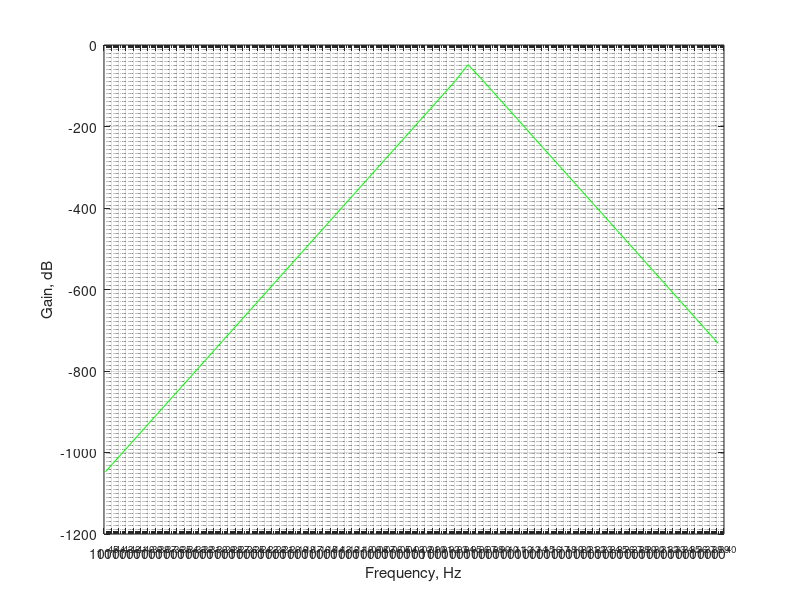

Here is the MATLAB script that generated this plot: (Note: this script raises an error after producing the figure.)
%To design a RLC BPF with cutoff frequency 124 kHz or 124000 Hz -
fc = 124000;
%BandWidth = 124200-123800 = 400 Hz
BW = 800*pi;
R = 1200;
Q = 2*pi*fc/BW;
L = (R*Q)/(2*pi*fc);
C = 1/(2*pi*fc*R*Q);
%Then, in Transfer function-
numerator = [0 R*C 0];
denominator = [L*C R*C 1];
w = logspace(-44,40);
h = freqs(numerator,denominator,w);
f = w/(2*pi);
magnitude = 20*log10(abs(h));
semilogx(f,magnitude,'g');
grid on;
xlabel('Frequency, Hz');
ylabel('Gain, dB');
xline(124000,'r','124 kHz');
